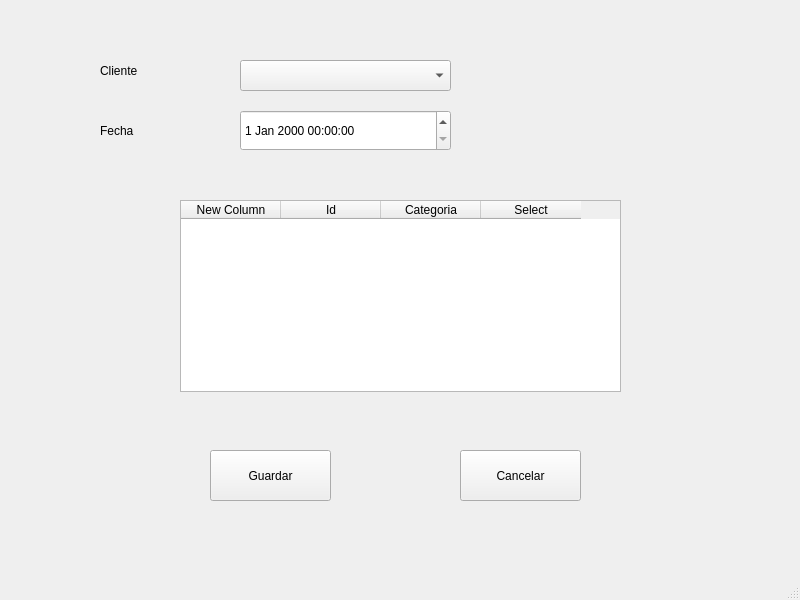
<?xml version="1.0" encoding="UTF-8"?>
<ui version="4.0">
 <class>MainWindow</class>
 <widget class="QMainWindow" name="MainWindow">
  <property name="geometry">
   <rect>
    <x>0</x>
    <y>0</y>
    <width>800</width>
    <height>600</height>
   </rect>
  </property>
  <property name="windowTitle">
   <string>MainWindow</string>
  </property>
  <widget class="QWidget" name="centralwidget">
   <widget class="QComboBox" name="CompraComboBox">
    <property name="geometry">
     <rect>
      <x>240</x>
      <y>60</y>
      <width>211</width>
      <height>31</height>
     </rect>
    </property>
   </widget>
   <widget class="QDateTimeEdit" name="CompraDateTime">
    <property name="geometry">
     <rect>
      <x>240</x>
      <y>110</y>
      <width>211</width>
      <height>41</height>
     </rect>
    </property>
   </widget>
   <widget class="QLabel" name="label">
    <property name="geometry">
     <rect>
      <x>100</x>
      <y>60</y>
      <width>81</width>
      <height>21</height>
     </rect>
    </property>
    <property name="text">
     <string>Cliente</string>
    </property>
   </widget>
   <widget class="QLabel" name="label_2">
    <property name="geometry">
     <rect>
      <x>100</x>
      <y>120</y>
      <width>81</width>
      <height>21</height>
     </rect>
    </property>
    <property name="text">
     <string>Fecha</string>
    </property>
   </widget>
   <widget class="QPushButton" name="SaveCompraButton">
    <property name="geometry">
     <rect>
      <x>210</x>
      <y>450</y>
      <width>121</width>
      <height>51</height>
     </rect>
    </property>
    <property name="text">
     <string>Guardar</string>
    </property>
   </widget>
   <widget class="QPushButton" name="CancelCompraButton">
    <property name="geometry">
     <rect>
      <x>460</x>
      <y>450</y>
      <width>121</width>
      <height>51</height>
     </rect>
    </property>
    <property name="text">
     <string>Cancelar</string>
    </property>
   </widget>
   <widget class="QTableWidget" name="tableWidget">
    <property name="geometry">
     <rect>
      <x>180</x>
      <y>200</y>
      <width>441</width>
      <height>192</height>
     </rect>
    </property>
    <column>
     <property name="text">
      <string>New Column</string>
     </property>
    </column>
    <column>
     <property name="text">
      <string>Id</string>
     </property>
    </column>
    <column>
     <property name="text">
      <string>Categoria</string>
     </property>
    </column>
    <column>
     <property name="text">
      <string>Select</string>
     </property>
    </column>
   </widget>
  </widget>
  <widget class="QMenuBar" name="menubar">
   <property name="geometry">
    <rect>
     <x>0</x>
     <y>0</y>
     <width>800</width>
     <height>21</height>
    </rect>
   </property>
  </widget>
  <widget class="QStatusBar" name="statusbar"/>
 </widget>
 <resources/>
 <connections/>
</ui>
